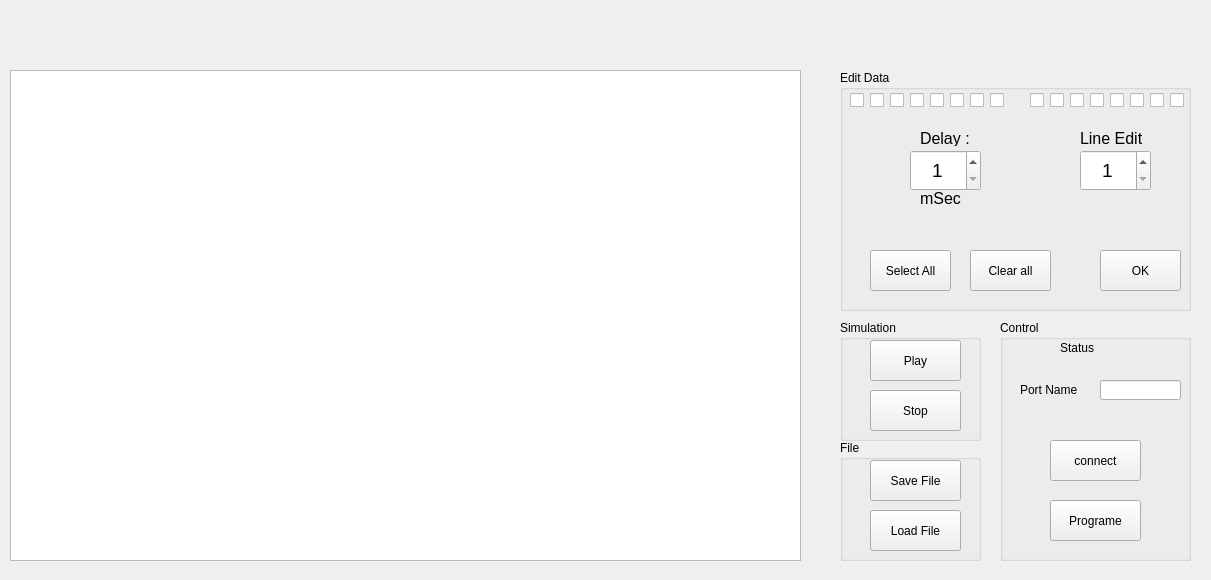
<?xml version="1.0" encoding="UTF-8"?>
<ui version="4.0">
 <class>MainWindow</class>
 <widget class="QMainWindow" name="MainWindow">
  <property name="geometry">
   <rect>
    <x>0</x>
    <y>0</y>
    <width>1211</width>
    <height>580</height>
   </rect>
  </property>
  <property name="windowTitle">
   <string>MainWindow</string>
  </property>
  <widget class="QWidget" name="centralWidget">
   <widget class="QTableWidget" name="disData">
    <property name="enabled">
     <bool>true</bool>
    </property>
    <property name="geometry">
     <rect>
      <x>10</x>
      <y>70</y>
      <width>791</width>
      <height>491</height>
     </rect>
    </property>
    <property name="editTriggers">
     <set>QAbstractItemView::NoEditTriggers</set>
    </property>
    <property name="selectionMode">
     <enum>QAbstractItemView::SingleSelection</enum>
    </property>
    <property name="textElideMode">
     <enum>Qt::ElideMiddle</enum>
    </property>
   </widget>
   <widget class="QWidget" name="horizontalLayoutWidget">
    <property name="geometry">
     <rect>
      <x>10</x>
      <y>0</y>
      <width>1181</width>
      <height>61</height>
     </rect>
    </property>
    <layout class="QHBoxLayout" name="horizontalLayout">
     <item>
      <widget class="QLabel" name="led1">
       <property name="text">
        <string/>
       </property>
       <property name="pixmap">
        <pixmap resource="resource.qrc">:/led2.png</pixmap>
       </property>
      </widget>
     </item>
     <item>
      <widget class="QLabel" name="led2">
       <property name="text">
        <string/>
       </property>
       <property name="pixmap">
        <pixmap resource="resource.qrc">:/led2.png</pixmap>
       </property>
      </widget>
     </item>
     <item>
      <widget class="QLabel" name="led3">
       <property name="text">
        <string/>
       </property>
       <property name="pixmap">
        <pixmap resource="resource.qrc">:/led2.png</pixmap>
       </property>
      </widget>
     </item>
     <item>
      <widget class="QLabel" name="led4">
       <property name="text">
        <string/>
       </property>
       <property name="pixmap">
        <pixmap resource="resource.qrc">:/led2.png</pixmap>
       </property>
      </widget>
     </item>
     <item>
      <widget class="QLabel" name="led5">
       <property name="text">
        <string/>
       </property>
       <property name="pixmap">
        <pixmap resource="resource.qrc">:/led2.png</pixmap>
       </property>
      </widget>
     </item>
     <item>
      <widget class="QLabel" name="led6">
       <property name="text">
        <string/>
       </property>
       <property name="pixmap">
        <pixmap resource="resource.qrc">:/led2.png</pixmap>
       </property>
      </widget>
     </item>
     <item>
      <widget class="QLabel" name="led7">
       <property name="text">
        <string/>
       </property>
       <property name="pixmap">
        <pixmap resource="resource.qrc">:/led2.png</pixmap>
       </property>
      </widget>
     </item>
     <item>
      <widget class="QLabel" name="led8">
       <property name="text">
        <string/>
       </property>
       <property name="pixmap">
        <pixmap resource="resource.qrc">:/led2.png</pixmap>
       </property>
      </widget>
     </item>
     <item>
      <widget class="QLabel" name="led9">
       <property name="text">
        <string/>
       </property>
       <property name="pixmap">
        <pixmap resource="resource.qrc">:/led2.png</pixmap>
       </property>
      </widget>
     </item>
     <item>
      <widget class="QLabel" name="led10">
       <property name="text">
        <string/>
       </property>
       <property name="pixmap">
        <pixmap resource="resource.qrc">:/led2.png</pixmap>
       </property>
      </widget>
     </item>
     <item>
      <widget class="QLabel" name="led11">
       <property name="text">
        <string/>
       </property>
       <property name="pixmap">
        <pixmap resource="resource.qrc">:/led2.png</pixmap>
       </property>
      </widget>
     </item>
     <item>
      <widget class="QLabel" name="led12">
       <property name="text">
        <string/>
       </property>
       <property name="pixmap">
        <pixmap resource="resource.qrc">:/led2.png</pixmap>
       </property>
      </widget>
     </item>
     <item>
      <widget class="QLabel" name="led13">
       <property name="text">
        <string/>
       </property>
       <property name="pixmap">
        <pixmap resource="resource.qrc">:/led2.png</pixmap>
       </property>
      </widget>
     </item>
     <item>
      <widget class="QLabel" name="led14">
       <property name="text">
        <string/>
       </property>
       <property name="pixmap">
        <pixmap resource="resource.qrc">:/led2.png</pixmap>
       </property>
      </widget>
     </item>
     <item>
      <widget class="QLabel" name="led15">
       <property name="text">
        <string/>
       </property>
       <property name="pixmap">
        <pixmap resource="resource.qrc">:/led2.png</pixmap>
       </property>
      </widget>
     </item>
     <item>
      <widget class="QLabel" name="led16">
       <property name="text">
        <string/>
       </property>
       <property name="pixmap">
        <pixmap resource="resource.qrc">:/led2.png</pixmap>
       </property>
      </widget>
     </item>
    </layout>
   </widget>
   <widget class="QGroupBox" name="groupBox">
    <property name="enabled">
     <bool>true</bool>
    </property>
    <property name="geometry">
     <rect>
      <x>840</x>
      <y>70</y>
      <width>351</width>
      <height>241</height>
     </rect>
    </property>
    <property name="title">
     <string>Edit Data</string>
    </property>
    <widget class="QCheckBox" name="in1">
     <property name="geometry">
      <rect>
       <x>10</x>
       <y>20</y>
       <width>20</width>
       <height>20</height>
      </rect>
     </property>
     <property name="text">
      <string/>
     </property>
     <property name="iconSize">
      <size>
       <width>50</width>
       <height>50</height>
      </size>
     </property>
    </widget>
    <widget class="QCheckBox" name="in2">
     <property name="geometry">
      <rect>
       <x>30</x>
       <y>20</y>
       <width>20</width>
       <height>20</height>
      </rect>
     </property>
     <property name="text">
      <string/>
     </property>
     <property name="iconSize">
      <size>
       <width>50</width>
       <height>50</height>
      </size>
     </property>
    </widget>
    <widget class="QCheckBox" name="in3">
     <property name="geometry">
      <rect>
       <x>50</x>
       <y>20</y>
       <width>20</width>
       <height>20</height>
      </rect>
     </property>
     <property name="text">
      <string/>
     </property>
     <property name="iconSize">
      <size>
       <width>50</width>
       <height>50</height>
      </size>
     </property>
    </widget>
    <widget class="QCheckBox" name="in4">
     <property name="geometry">
      <rect>
       <x>70</x>
       <y>20</y>
       <width>20</width>
       <height>20</height>
      </rect>
     </property>
     <property name="text">
      <string/>
     </property>
     <property name="iconSize">
      <size>
       <width>50</width>
       <height>50</height>
      </size>
     </property>
    </widget>
    <widget class="QCheckBox" name="in5">
     <property name="geometry">
      <rect>
       <x>90</x>
       <y>20</y>
       <width>20</width>
       <height>20</height>
      </rect>
     </property>
     <property name="text">
      <string/>
     </property>
     <property name="iconSize">
      <size>
       <width>50</width>
       <height>50</height>
      </size>
     </property>
    </widget>
    <widget class="QCheckBox" name="in6">
     <property name="geometry">
      <rect>
       <x>110</x>
       <y>20</y>
       <width>20</width>
       <height>20</height>
      </rect>
     </property>
     <property name="text">
      <string/>
     </property>
     <property name="iconSize">
      <size>
       <width>50</width>
       <height>50</height>
      </size>
     </property>
    </widget>
    <widget class="QCheckBox" name="in8">
     <property name="geometry">
      <rect>
       <x>150</x>
       <y>20</y>
       <width>20</width>
       <height>20</height>
      </rect>
     </property>
     <property name="text">
      <string/>
     </property>
     <property name="iconSize">
      <size>
       <width>50</width>
       <height>50</height>
      </size>
     </property>
    </widget>
    <widget class="QCheckBox" name="in7">
     <property name="geometry">
      <rect>
       <x>130</x>
       <y>20</y>
       <width>20</width>
       <height>20</height>
      </rect>
     </property>
     <property name="text">
      <string/>
     </property>
     <property name="iconSize">
      <size>
       <width>50</width>
       <height>50</height>
      </size>
     </property>
    </widget>
    <widget class="QCheckBox" name="in13">
     <property name="geometry">
      <rect>
       <x>270</x>
       <y>20</y>
       <width>20</width>
       <height>20</height>
      </rect>
     </property>
     <property name="text">
      <string/>
     </property>
     <property name="iconSize">
      <size>
       <width>50</width>
       <height>50</height>
      </size>
     </property>
    </widget>
    <widget class="QCheckBox" name="in9">
     <property name="geometry">
      <rect>
       <x>190</x>
       <y>20</y>
       <width>20</width>
       <height>20</height>
      </rect>
     </property>
     <property name="text">
      <string/>
     </property>
     <property name="iconSize">
      <size>
       <width>50</width>
       <height>50</height>
      </size>
     </property>
    </widget>
    <widget class="QCheckBox" name="in10">
     <property name="geometry">
      <rect>
       <x>210</x>
       <y>20</y>
       <width>20</width>
       <height>20</height>
      </rect>
     </property>
     <property name="text">
      <string/>
     </property>
     <property name="iconSize">
      <size>
       <width>50</width>
       <height>50</height>
      </size>
     </property>
    </widget>
    <widget class="QCheckBox" name="in12">
     <property name="geometry">
      <rect>
       <x>250</x>
       <y>20</y>
       <width>20</width>
       <height>20</height>
      </rect>
     </property>
     <property name="text">
      <string/>
     </property>
     <property name="iconSize">
      <size>
       <width>50</width>
       <height>50</height>
      </size>
     </property>
    </widget>
    <widget class="QCheckBox" name="in16">
     <property name="geometry">
      <rect>
       <x>330</x>
       <y>20</y>
       <width>20</width>
       <height>20</height>
      </rect>
     </property>
     <property name="text">
      <string/>
     </property>
     <property name="iconSize">
      <size>
       <width>50</width>
       <height>50</height>
      </size>
     </property>
    </widget>
    <widget class="QCheckBox" name="in15">
     <property name="geometry">
      <rect>
       <x>310</x>
       <y>20</y>
       <width>20</width>
       <height>20</height>
      </rect>
     </property>
     <property name="text">
      <string/>
     </property>
     <property name="iconSize">
      <size>
       <width>50</width>
       <height>50</height>
      </size>
     </property>
    </widget>
    <widget class="QCheckBox" name="in11">
     <property name="geometry">
      <rect>
       <x>230</x>
       <y>20</y>
       <width>20</width>
       <height>20</height>
      </rect>
     </property>
     <property name="text">
      <string/>
     </property>
     <property name="iconSize">
      <size>
       <width>50</width>
       <height>50</height>
      </size>
     </property>
    </widget>
    <widget class="QCheckBox" name="in14">
     <property name="geometry">
      <rect>
       <x>290</x>
       <y>20</y>
       <width>20</width>
       <height>20</height>
      </rect>
     </property>
     <property name="text">
      <string/>
     </property>
     <property name="iconSize">
      <size>
       <width>50</width>
       <height>50</height>
      </size>
     </property>
    </widget>
    <widget class="QSpinBox" name="delayEdit">
     <property name="geometry">
      <rect>
       <x>70</x>
       <y>80</y>
       <width>71</width>
       <height>41</height>
      </rect>
     </property>
     <property name="font">
      <font>
       <pointsize>14</pointsize>
      </font>
     </property>
     <property name="alignment">
      <set>Qt::AlignCenter</set>
     </property>
     <property name="minimum">
      <number>1</number>
     </property>
     <property name="maximum">
      <number>10000</number>
     </property>
    </widget>
    <widget class="QLabel" name="label">
     <property name="geometry">
      <rect>
       <x>80</x>
       <y>60</y>
       <width>51</width>
       <height>16</height>
      </rect>
     </property>
     <property name="font">
      <font>
       <pointsize>12</pointsize>
      </font>
     </property>
     <property name="text">
      <string>Delay :</string>
     </property>
    </widget>
    <widget class="QLabel" name="label_2">
     <property name="geometry">
      <rect>
       <x>80</x>
       <y>120</y>
       <width>51</width>
       <height>16</height>
      </rect>
     </property>
     <property name="font">
      <font>
       <pointsize>12</pointsize>
      </font>
     </property>
     <property name="text">
      <string>mSec</string>
     </property>
    </widget>
    <widget class="QPushButton" name="okPB">
     <property name="geometry">
      <rect>
       <x>260</x>
       <y>180</y>
       <width>81</width>
       <height>41</height>
      </rect>
     </property>
     <property name="text">
      <string>OK</string>
     </property>
    </widget>
    <widget class="QPushButton" name="selectPB">
     <property name="geometry">
      <rect>
       <x>30</x>
       <y>180</y>
       <width>81</width>
       <height>41</height>
      </rect>
     </property>
     <property name="text">
      <string>Select All</string>
     </property>
    </widget>
    <widget class="QPushButton" name="clearPB">
     <property name="geometry">
      <rect>
       <x>130</x>
       <y>180</y>
       <width>81</width>
       <height>41</height>
      </rect>
     </property>
     <property name="text">
      <string>Clear all</string>
     </property>
    </widget>
    <widget class="QSpinBox" name="lineEdit">
     <property name="geometry">
      <rect>
       <x>240</x>
       <y>80</y>
       <width>71</width>
       <height>41</height>
      </rect>
     </property>
     <property name="font">
      <font>
       <pointsize>14</pointsize>
      </font>
     </property>
     <property name="alignment">
      <set>Qt::AlignCenter</set>
     </property>
     <property name="minimum">
      <number>1</number>
     </property>
     <property name="maximum">
      <number>2001</number>
     </property>
    </widget>
    <widget class="QLabel" name="label_4">
     <property name="geometry">
      <rect>
       <x>240</x>
       <y>60</y>
       <width>71</width>
       <height>16</height>
      </rect>
     </property>
     <property name="font">
      <font>
       <pointsize>12</pointsize>
      </font>
     </property>
     <property name="text">
      <string>Line Edit</string>
     </property>
    </widget>
   </widget>
   <widget class="QGroupBox" name="groupBox_2">
    <property name="geometry">
     <rect>
      <x>1000</x>
      <y>320</y>
      <width>191</width>
      <height>241</height>
     </rect>
    </property>
    <property name="title">
     <string>Control</string>
    </property>
    <widget class="QPushButton" name="ProgramePB">
     <property name="geometry">
      <rect>
       <x>50</x>
       <y>180</y>
       <width>91</width>
       <height>41</height>
      </rect>
     </property>
     <property name="text">
      <string>Programe</string>
     </property>
    </widget>
    <widget class="QPushButton" name="connectPB">
     <property name="geometry">
      <rect>
       <x>50</x>
       <y>120</y>
       <width>91</width>
       <height>41</height>
      </rect>
     </property>
     <property name="text">
      <string>connect</string>
     </property>
    </widget>
    <widget class="QLineEdit" name="portName">
     <property name="geometry">
      <rect>
       <x>100</x>
       <y>60</y>
       <width>81</width>
       <height>20</height>
      </rect>
     </property>
    </widget>
    <widget class="QLabel" name="label_3">
     <property name="geometry">
      <rect>
       <x>60</x>
       <y>20</y>
       <width>91</width>
       <height>16</height>
      </rect>
     </property>
     <property name="text">
      <string>Status</string>
     </property>
    </widget>
    <widget class="QLabel" name="label_5">
     <property name="geometry">
      <rect>
       <x>20</x>
       <y>60</y>
       <width>61</width>
       <height>20</height>
      </rect>
     </property>
     <property name="text">
      <string>Port Name</string>
     </property>
    </widget>
   </widget>
   <widget class="QGroupBox" name="groupBox_3">
    <property name="geometry">
     <rect>
      <x>840</x>
      <y>440</y>
      <width>141</width>
      <height>121</height>
     </rect>
    </property>
    <property name="title">
     <string>File</string>
    </property>
    <widget class="QPushButton" name="savePB">
     <property name="geometry">
      <rect>
       <x>30</x>
       <y>20</y>
       <width>91</width>
       <height>41</height>
      </rect>
     </property>
     <property name="text">
      <string>Save File</string>
     </property>
    </widget>
    <widget class="QPushButton" name="loadPB">
     <property name="geometry">
      <rect>
       <x>30</x>
       <y>70</y>
       <width>91</width>
       <height>41</height>
      </rect>
     </property>
     <property name="text">
      <string>Load File</string>
     </property>
    </widget>
   </widget>
   <widget class="QGroupBox" name="groupBox_4">
    <property name="geometry">
     <rect>
      <x>840</x>
      <y>320</y>
      <width>141</width>
      <height>121</height>
     </rect>
    </property>
    <property name="title">
     <string>Simulation</string>
    </property>
    <widget class="QPushButton" name="simPB">
     <property name="geometry">
      <rect>
       <x>30</x>
       <y>20</y>
       <width>91</width>
       <height>41</height>
      </rect>
     </property>
     <property name="text">
      <string>Play</string>
     </property>
    </widget>
    <widget class="QPushButton" name="stopSimPB">
     <property name="geometry">
      <rect>
       <x>30</x>
       <y>70</y>
       <width>91</width>
       <height>41</height>
      </rect>
     </property>
     <property name="text">
      <string>Stop</string>
     </property>
    </widget>
   </widget>
  </widget>
 </widget>
 <layoutdefault spacing="6" margin="11"/>
 <resources>
  <include location="resource.qrc"/>
 </resources>
 <connections/>
</ui>
